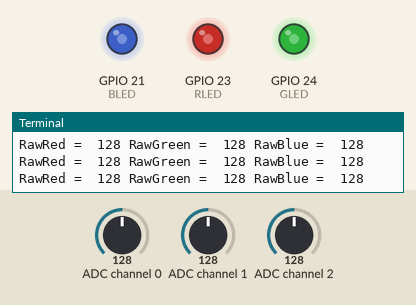
This program was run on a simulated Raspberry Pi (BCM pin numbers). On the bench: output pins drawn as LEDs (lit = HIGH), the last lines printed to the terminal. The inputs (shaded band) are chosen by the test bench; at power-on: ADC channel 0 = 128, ADC channel 1 = 128, ADC channel 2 = 128 (analog values on the 0–255 scale).

Above: at 1.2 s.
1.3 s: ADC channel 0 set to 178
At 2.2 s:
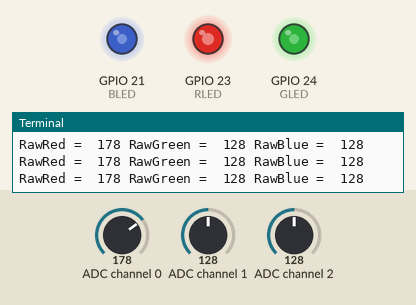
2.9 s: ADC channel 1 set to 178
At 3.9 s:
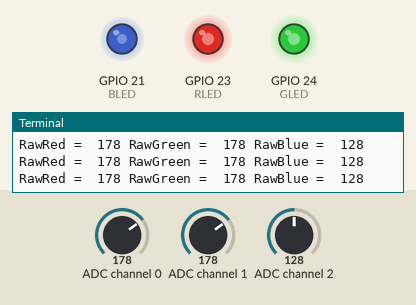
4.5 s: ADC channel 2 set to 178
At 5.6 s:
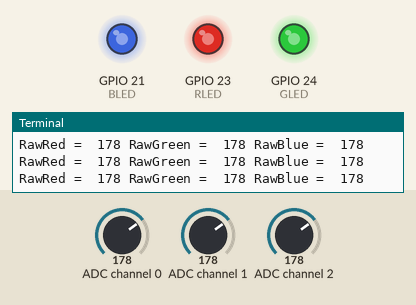
6.1 s: ADC channel 0 set to 224
At 7.4 s:
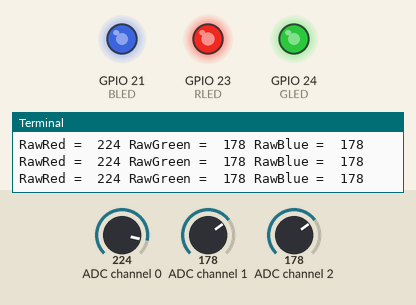
7.7 s: ADC channel 1 set to 224
At 9.0 s:
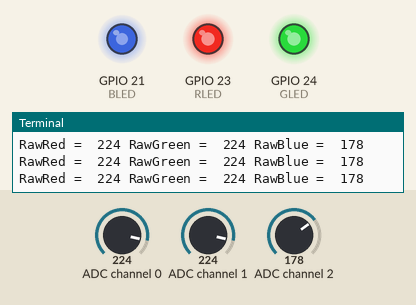
9.3 s: ADC channel 2 set to 224
At 10.8 s:
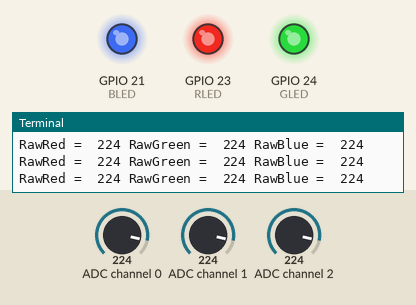
Timing chart, 0 to 11.9 s (numbered marks = the images above; inputs shaded):
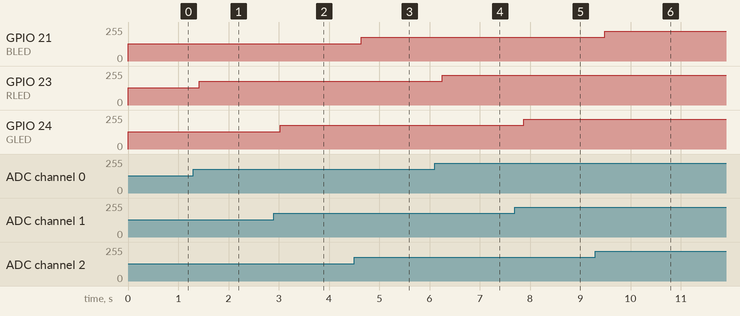

The program:

rgbMix.py
```python
import RPi.GPIO as GPIO
import ADC0834
from time import sleep


RLED = 23
GLED = 24
BLED = 21
GPIO.setmode(GPIO.BCM)

GPIO.setup(RLED, GPIO.OUT)
GPIO.setup(GLED, GPIO.OUT)
GPIO.setup(BLED, GPIO.OUT)

myPWMr = GPIO.PWM(RLED, 1000)
myPWMg = GPIO.PWM(GLED, 1000)
myPWMb = GPIO.PWM(BLED, 1000)

myPWMr.start(0)
myPWMg.start(0)
myPWMb.start(0)

ADC0834.setup()

try:
    while True:
        analogR = ADC0834.getResult(0)
        analogG = ADC0834.getResult(1)
        analogB = ADC0834.getResult(2)
        print('RawRed = ', analogR, 'RawGreen = ', analogG, 'RawBlue = ', analogB)
        dcR = analogR / 2.55
        dcG = analogG / 2.55
        dcB = analogB / 2.55
        if dcR <= 3:
            dcR = 0
        if dcG <= 3:
            dcG = 0
        if dcB <= 3:
            dcB = 0
        myPWMr.ChangeDutyCycle(dcR)
        myPWMg.ChangeDutyCycle(dcG)
        myPWMb.ChangeDutyCycle(dcB)

        sleep(.2)

except KeyboardInterrupt:
    GPIO.cleanup()
    print('GPIO Good to Go.')
```

Measured:
- after the input at 1.3 s, GPIO 23 (RLED): 128/255 → 178/255 after 0.11 s
- after the input at 2.9 s, GPIO 24 (GLED): 128/255 → 178/255 after 0.13 s
- after the input at 4.5 s, GPIO 21 (BLED): 128/255 → 178/255 after 0.14 s
- after the input at 6.1 s, GPIO 23 (RLED): 178/255 → 224/255 after 0.16 s
- after the input at 7.7 s, GPIO 24 (GLED): 178/255 → 224/255 after 0.17 s
- after the input at 9.3 s, GPIO 21 (BLED): 178/255 → 224/255 after 0.18 s
